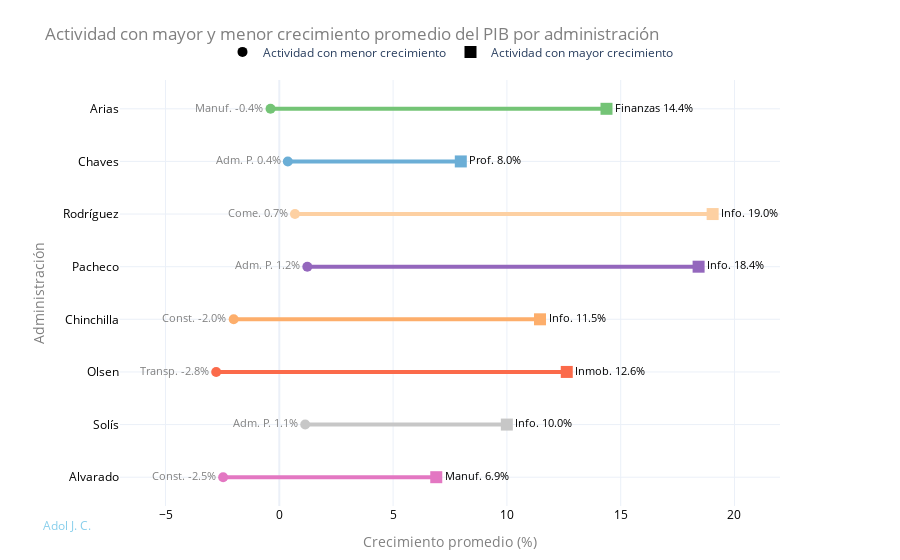

Notebook code for this chart:
### Code cell
SHORT_NAMES = {
    "PIB_Agricultura_Silvicultura_Pesca_TC": "Agro",
    "PIB_Minas_Canteras_TC": "Minas",
    "PIB_Manufactura_TC": "Manuf.",
    "PIB_Electricidad_Agua_Saneamiento_TC": "Energía",
    "PIB_Construccion_TC": "Const.",
    "PIB_Comercio_TC": "Come.",
    "PIB_Transporte_Almacenamiento_TC": "Transp.",
    "PIB_Hoteles_Restaurantes_TC": "Turismo",
    "PIB_Informacion_Comunicaciones_TC": "Info.",
    "PIB_Financieras_Seguros_TC": "Finanzas",
    "PIB_Inmobiliario_TC": "Inmob.",
    "PIB_Actividades_Profesionales_TC": "Prof.",
    "PIB_Administracion_Publica_TC": "Adm. P.",
    "PIB_Ense_Salud_Asistencia_Social_TC": "Educ & Salud",
    "PIB_Otras_Actividades_TC": "Otros Serv.",
}

summary_pretty = summary.copy()
summary_pretty["Max_Activity"] = summary_pretty["Max_Activity"].map(SHORT_NAMES).fillna(summary_pretty["Max_Activity"])
summary_pretty["Min_Activity"] = summary_pretty["Min_Activity"].map(SHORT_NAMES).fillna(summary_pretty["Min_Activity"])

fig = plot_admin_sector_dumbbell(
    summary_pretty,
    title_color = 'gray',
    axis_label_color  = 'gray',
    presidential_colors = presidential_colors,
    admin_order=admin_order,
    x_range=(-7, 22),
)
fig.update_layout(autosize=True)

fig.add_annotation(
    text="Adol J. C.",
    xref="paper", yref="paper",
    x=-0.12,  # bien pegado al borde izquierdo
    y=-0.07,  # bien abajo
    showarrow=False,
    font=dict(
        size=12,                    # tamaño pequeño
        color="skyblue",   # opacidad baja (35%)
    ),
    align="left"
)


fig.show()

### Figure 1 — Plotly figure (JSON) as saved in the notebook; plotly's stock layout.template omitted (floating-point values rounded to 4 significant figures)
{"data": [{"hoverinfo": "skip", "line": {"color": "#74c476", "width": 4}, "mode": "lines", "showlegend": false, "type": "scatter", "x": [-0.3859, 14.38], "y": ["Arias", "Arias"]}, {"hoverinfo": "skip", "line": {"color": "#6baed6", "width": 4}, "mode": "lines", "showlegend": false, "type": "scatter", "x": [0.3733, 7.975], "y": ["Chaves", "Chaves"]}, {"hoverinfo": "skip", "line": {"color": "#fdd0a2", "width": 4}, "mode": "lines", "showlegend": false, "type": "scatter", "x": [0.6886, 19.04], "y": ["Rodríguez", "Rodríguez"]}, {"hoverinfo": "skip", "line": {"color": "#9467bd", "width": 4}, "mode": "lines", "showlegend": false, "type": "scatter", "x": [1.231, 18.42], "y": ["Pacheco", "Pacheco"]}, {"hoverinfo": "skip", "line": {"color": "#fdae6b", "width": 4}, "mode": "lines", "showlegend": false, "type": "scatter", "x": [-2.005, 11.46], "y": ["Chinchilla", "Chinchilla"]}, {"hoverinfo": "skip", "line": {"color": "#fb6a4a", "width": 4}, "mode": "lines", "showlegend": false, "type": "scatter", "x": [-2.773, 12.63], "y": ["Olsen", "Olsen"]}, {"hoverinfo": "skip", "line": {"color": "#c7c7c7", "width": 4}, "mode": "lines", "showlegend": false, "type": "scatter", "x": [1.138, 9.997], "y": ["Solís", "Solís"]}, {"hoverinfo": "skip", "line": {"color": "#e377c2", "width": 4}, "mode": "lines", "showlegend": false, "type": "scatter", "x": [-2.468, 6.896], "y": ["Alvarado", "Alvarado"]}, {"hovertemplate": "<b>%{y}</b><br>%{text}<extra></extra>", "marker": {"color": ["#74c476", "#6baed6", "#fdd0a2", "#9467bd", "#fdae6b", "#fb6a4a", "#c7c7c7", "#e377c2"], "size": 10, "symbol": "circle"}, "mode": "markers+text", "showlegend": false, "text": ["Manuf. -0.4%", "Adm. P. 0.4%", "Come. 0.7%", "Adm. P. 1.2%", "Const. -2.0%", "Transp. -2.8%", "Adm. P. 1.1%", "Const. -2.5%"], "textfont": {"color": "gray", "size": 11}, "textposition": "middle left", "type": "scatter", "x": [-0.3859, 0.3733, 0.6886, 1.231, -2.005, -2.773, 1.138, -2.468], "y": ["Arias", "Chaves", "Rodríguez", "Pacheco", "Chinchilla", "Olsen", "Solís", "Alvarado"]}, {"hovertemplate": "<b>%{y}</b><br>%{text}<extra></extra>", "marker": {"color": ["#74c476", "#6baed6", "#fdd0a2", "#9467bd", "#fdae6b", "#fb6a4a", "#c7c7c7", "#e377c2"], "size": 12, "symbol": "square"}, "mode": "markers+text", "showlegend": false, "text": ["Finanzas 14.4%", "Prof. 8.0%", "Info. 19.0%", "Info. 18.4%", "Info. 11.5%", "Inmob. 12.6%", "Info. 10.0%", "Manuf. 6.9%"], "textfont": {"color": "black", "size": 11}, "textposition": "middle right", "type": "scatter", "x": [14.38, 7.975, 19.04, 18.42, 11.46, 12.63, 9.997, 6.896], "y": ["Arias", "Chaves", "Rodríguez", "Pacheco", "Chinchilla", "Olsen", "Solís", "Alvarado"]}, {"marker": {"color": "black", "size": 10, "symbol": "circle"}, "mode": "markers", "name": "Actividad con menor crecimiento", "type": "scatter", "x": [null], "y": [null]}, {"marker": {"color": "black", "size": 12, "symbol": "square"}, "mode": "markers", "name": "Actividad con mayor crecimiento", "type": "scatter", "x": [null], "y": [null]}], "layout": {"annotations": [{"align": "left", "font": {"color": "skyblue", "size": 12}, "showarrow": false, "text": "Adol J. C.", "x": -0.12, "xref": "paper", "y": -0.07, "yref": "paper"}], "autosize": true, "legend": {"orientation": "h", "x": 0.5, "xanchor": "center", "y": 1.1}, "margin": {"b": 40, "l": 120, "r": 120, "t": 80}, "title": {"font": {"color": "gray"}, "text": "Actividad con mayor y menor crecimiento promedio del PIB por administración"}, "xaxis": {"range": [-7, 22], "tickfont": {"color": "black"}, "title": {"font": {"color": "gray"}, "text": "Crecimiento promedio (%)"}}, "yaxis": {"autorange": "reversed", "categoryarray": ["Arias", "Chaves", "Rodríguez", "Pacheco", "Chinchilla", "Olsen", "Solís", "Alvarado"], "categoryorder": "array", "tickfont": {"color": "black"}, "title": {"font": {"color": "gray"}, "text": "Administración"}}}}
